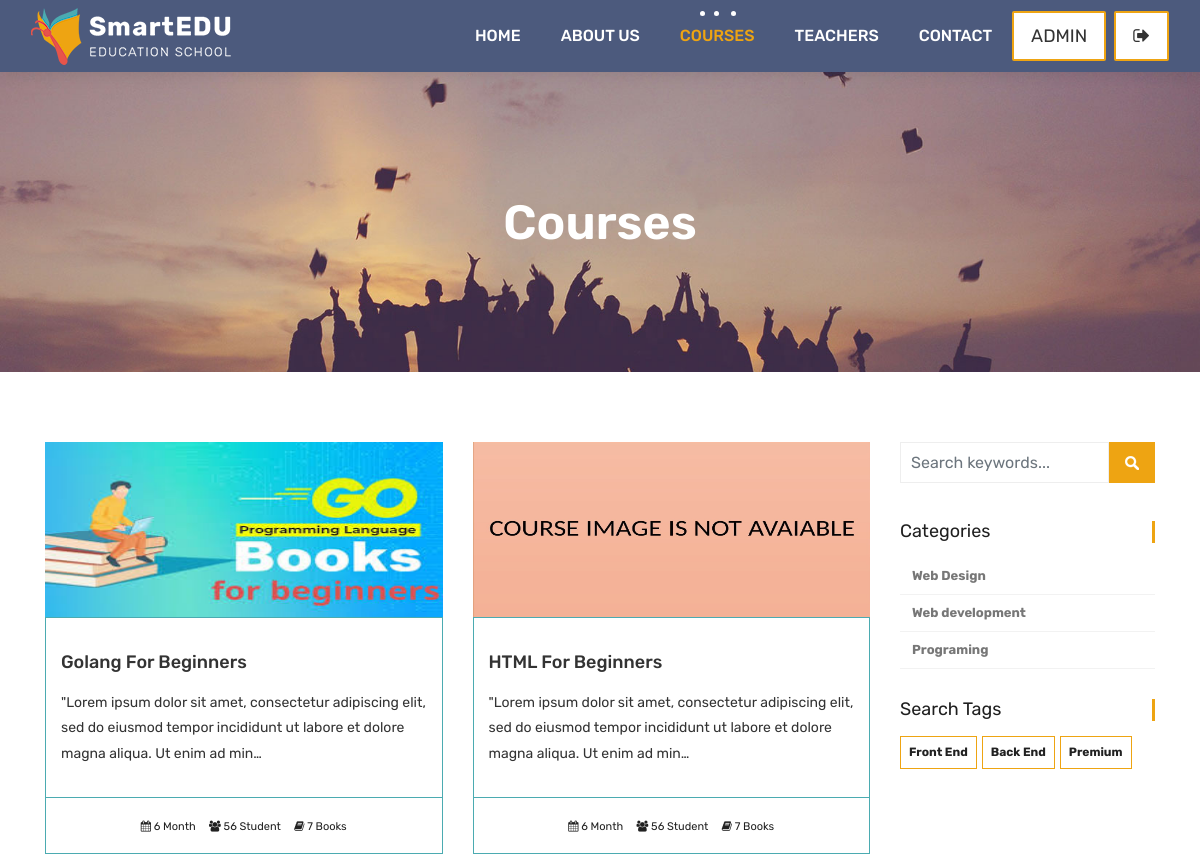
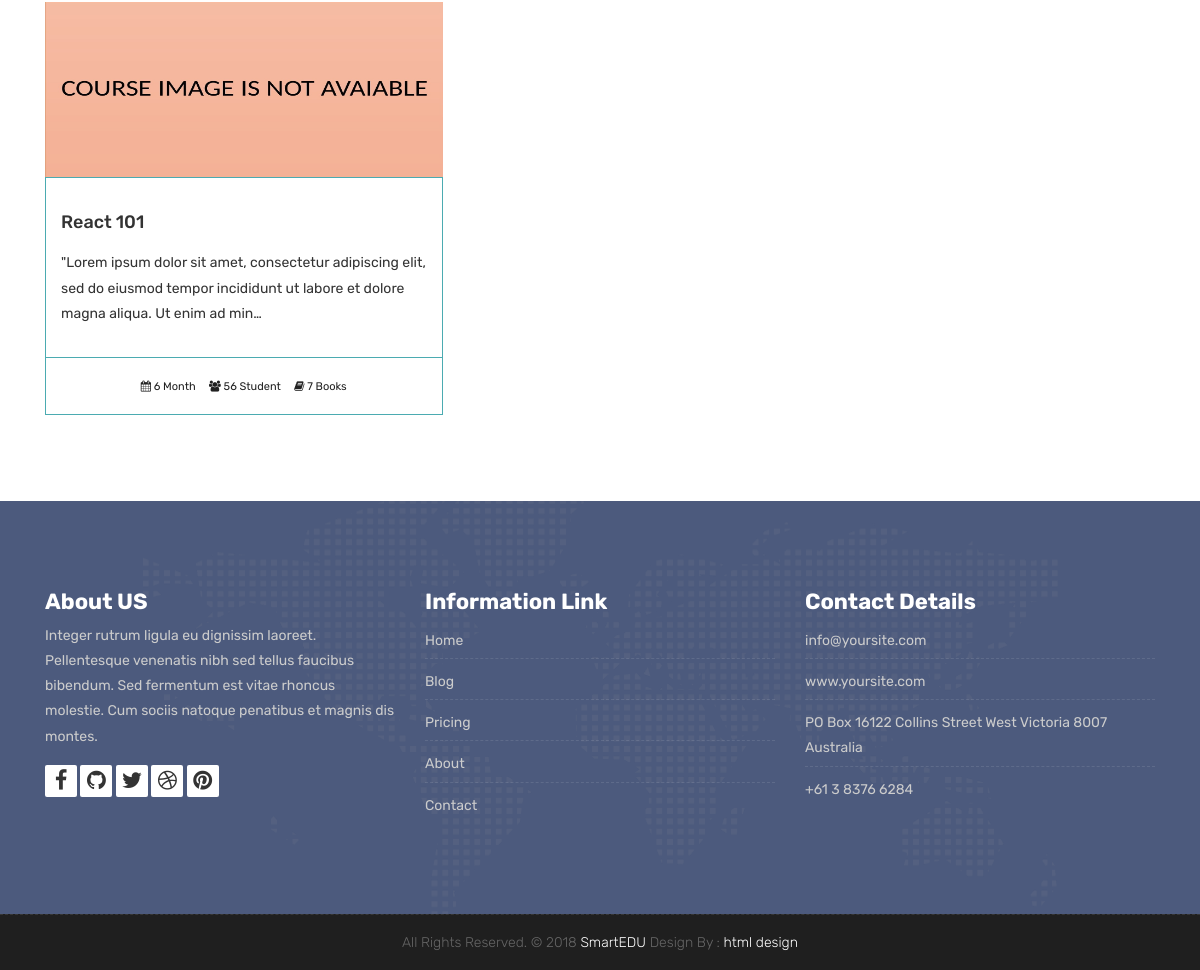
The app's page /courses/ (signed in) with its own data (2 pictures, top to bottom).
### courses/models.py (models this page shows, shortened)
class Course(models.Model):
    teacher=models.ForeignKey(Teacher,null=True, on_delete=models.CASCADE)
    name=models.CharField(max_length=200, unique=True, verbose_name="Kurs Adı ", help_text="Kurs adını yazınız")
    category=models.ForeignKey(Category,null=True,on_delete=models.DO_NOTHING)
    tags=models.ManyToManyField(Tag, blank=True, null=True)
    description=models.TextField(blank=True,null=True)
    image = models.ImageField(upload_to="courses/%Y/%m/%d/", default="courses/default_course_image.jpg")
    date = models.DateTimeField(auto_now=True)
    available = models.BooleanField(default=True)

class Category(models.Model):
       name=models.CharField(max_length=50,null=True)
       slug=models.SlugField(max_length=50, unique=True, null=True)

class Tag(models.Model):
       name=models.CharField(max_length=50,null=True)
       slug=models.SlugField(max_length=50, unique=True, null=True)

### courses/views.py (the view)
# urls.py: path('', views.course_list, name="courses"),
def course_list(request,category_slug=None,tag_slug=None):
    category_page=None
    tag_page=None
    categories=Category.objects.all()
    tags=Tag.objects.all()
    if category_slug != None:
        category_page=get_object_or_404(Category, slug=category_slug)
        courses=Course.objects.filter(available=True, category=category_page)
    elif tag_slug != None:
        tag_page=get_object_or_404(Tag, slug=tag_slug)
        courses=Course.objects.filter(available=True, tags=tag_page)
    else:
        courses=Course.objects.all().order_by('-date')
    context={
        'courses':courses,
        'categories':categories,
        'tags':tags
    }
    return render(request,'courses.html',context)

### templates/courses.html
{% extends 'partials/_base.html' %}
{% block content %}
{% load static %}
	<div class="all-title-box">
		<div class="container text-center">
			<h1>Courses</span></h1>
		</div>
	</div>
    <div id="overviews" class="section wb">
        <div class="container">
            <div class="row">
                <div class="col-lg-9 blog-post-single">
					<div class="row">
						{% for  course in courses %}
                        <div class="col-lg-6 col-md-6 col-12 mb-3">
                            <div class="course-item">
                                <div class="image-blog">
                                    <img src="{{course.image.url}}" alt="" class="img-fluid" style="max-height: 175px;">
                                </div>
                                <div class="course-br">
                                    <div class="course-title">
                                        <h2><a href="{%url 'course_detail' course.category.slug course.id  %}" title="">{{course.name}}</a></h2>
                                    </div>
                                    <div class="course-desc">
                                        <p>{{course.description | truncatechars:140}} </p>
                                    </div>
                                </div>
                                <div class="course-meta-bot">
                                    <ul>
                                        <li><i class="fa fa-calendar" aria-hidden="true"></i> 6 Month</li>
                                        <li><i class="fa fa-users" aria-hidden="true"></i> 56 Student</li>
                                        <li><i class="fa fa-book" aria-hidden="true"></i> 7 Books</li>
                                    </ul>
                                </div>
                            </div>
                        </div>
                        {% endfor  %}
                    </div>
                </div>
				<div class="col-lg-3 col-12 right-single">
					<div class="widget-search">
						<div class="site-search-area">
							<form method="get" id="site-searchform" action="{% url 'search' %}">
								<div>
									<input class="input-text form-control" name="search" placeholder="Search keywords..." type="text">
									<input id="searchsubmit" value="Search" type="submit">
								</div>
							</form>
						</div>
					</div>
					<div class="widget-categories">
						<h3 class="widget-title">Categories</h3>
						<ul>
							{% for category in categories%}
							<li><a href="{% url 'courses_by_category' category.slug %}"><b>{{category.name}}</b></a></li>
                            {% endfor  %}
					    </ul>
					</div>
					<div class="widget-tags">
						<h3 class="widget-title">Search Tags</h3>
						<ul class="tags">
							{% for tag in tags %}
							<li><a href="{% url 'courses_by_tag' tag.slug %}"><b>{{tag.name}}</b></a></li>
                            {% endfor  %}
						</ul>
					</div>
				</div>
            </div>
        </div>
    </div>
 {% endblock %}

### templates/partials/_navbar.html (shortened to what this page needs)
	{% load static %}
	<header class="top-navbar">
		<nav class="navbar navbar-expand-lg navbar-light bg-light">
			<div class="container-fluid">
				<a class="navbar-brand" href="{% url 'index' %}">
					<img src="{% static 'images/logo.png' %}" alt="" />
				</a>
				<div class="collapse navbar-collapse" id="navbars-host">
					<ul class="navbar-nav ml-auto">
						<li class="nav-item {% if request.path == '/' %} active {% endif %}">
							<a class="nav-link" href="{% url 'index' %}">Home</a>
						</li>
						<li class="nav-item {% if 'about' in request.path %} active {% endif %}">
							<a class="nav-link" href="{% url 'about' %}">About Us</a>
						</li>
						<li class="nav-item {% if 'courses' in request.path %} active {% endif %}">
							<a class="nav-link" href="{% url 'courses' %}">Courses</a>
						</li>
						<li class="nav-item {% if 'teachers' in request.path %} active {% endif %}">
							<a class="nav-link" href="{% url 'teachers' %}">Teachers</a>
						</li>
						<li class="nav-item {% if 'contact' in request.path %} active {% endif %}">
							<a class="nav-link" href="{% url 'contact' %}">Contact</a>
						</li>
					</ul>
					<ul class="nav navbar-nav navbar-right">
						{% if user.is_authenticated %}
						<li><a class="hover-btn-new log orange mr-2" href="{% url 'dashboard'%}" ><span>{{ user.username }}</span></a></li>
						<li>
							<a class="hover-btn-new log orange" href="javascript:void(0);" onclick="document.getElementById('logout').submit();">
								<span><i class="fa fa-sign-out"></i></span>
							</a>
						</li>
						{% else %}
						<li><a class="hover-btn-new log orange mr-2" href="{% url 'login'%}" ><span><i class="fa fa-sign-in"></i></span></a></li>
						<li><a class="hover-btn-new log orange " href="{% url 'register'%}" ><span><i class="fa fa-user-plus"></i></span></a></li>
						{% endif %}
					</ul>
				</div>
			</div>
		</nav>
	</header>

### records on screen
Course: image (picture), name "Golang For Beginners", description "\"Lorem ipsum dolor sit amet, consectetur adipiscing elit, sed do eiusmod tempor incididunt ut labore et dolore magna aliqua. Ut enim ad min…"
Course: image (placeholder picture), name "HTML For Beginners", description "\"Lorem ipsum dolor sit amet, consectetur adipiscing elit, sed do eiusmod tempor incididunt ut labore et dolore magna aliqua. Ut enim ad min…"
Course: image (placeholder picture), name "React 101", description "\"Lorem ipsum dolor sit amet, consectetur adipiscing elit, sed do eiusmod tempor incididunt ut labore et dolore magna aliqua. Ut enim ad min…"
Category: name "Web Design"
Category: name "Web development"
Category: name "Programing"
Tag: name "Front End"
Tag: name "Back End"
Tag: name "Premium"

### other values on screen
{{ user.username }} "ADMIN"
